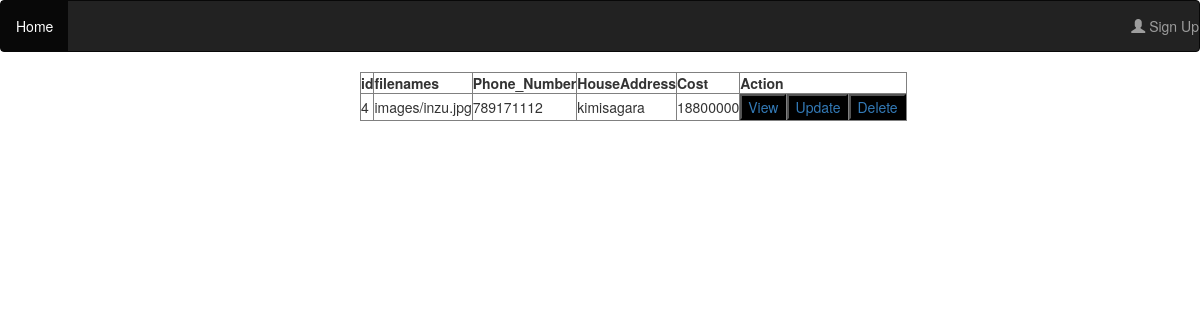
/action_west.php, run on the app's committed database.
### tables this page shows
CREATE TABLE `house_west` (
  `ID` int(11) NOT NULL,
  `filenames` varchar(255) NOT NULL,
  `Phone_Number` int(11) NOT NULL,
  `HouseAddress` varchar(255) NOT NULL,
  `Details` varchar(255) NOT NULL,
  `Cost` int(11) NOT NULL,
  `Done_at` timestamp NOT NULL DEFAULT current_timestamp() ON UPDATE current_timestamp()
);

### action_west.php (the view, shortened to what this page needs)
<?php include 'navigation bar.php';?>
<?php
$conn= mysqli_connect('localhost','root','','housing system');
$sql = "SELECT * FROM house_west";
$result = mysqli_query($conn,$sql);
if(!$result) {
echo "Something is wrong".mysqli_error($conn);}
else{?>
<table border="1" style="margin-left: 30%">
  <tr>
     <th>id</th>
 <th>filenames</th>
 <th>Phone_Number</th>
 <th>HouseAddress</th>
 <th>Cost</th>
 <th colspan="3">Action</th>
  </tr>
<?php
    while($row = mysqli_fetch_array($result)) {?>
<tr>
<td><?php echo $row["ID"]; ?></td>
   <td><?php echo $row["filenames"]; ?></td>
   <td><?php echo $row["Phone_Number"]; ?></td>
   <td><?php echo $row["HouseAddress"]; ?></td>
   <td><?php echo $row["Cost"]; ?></td>
<td><a href="view_Deatils_west.php?id=<?php echo $row['ID']; ?>"><button style="background-color:black;">View</a></button></td>
<td><a href="adUpdate.php"><button style="background-color:black;">Update</a></button></td>
<td><a href="userDelete_west.php?id=<?php echo $row['ID']; ?>"><button style="background-color:black;">Delete</a></button></td>
</tr>
<?php
}
echo "</table>";
  }
?>

### data on the page
house_west: ID "4", filenames "images/inzu.jpg", Phone_Number "789171112", HouseAddress "kimisagara", Cost "18800000"
